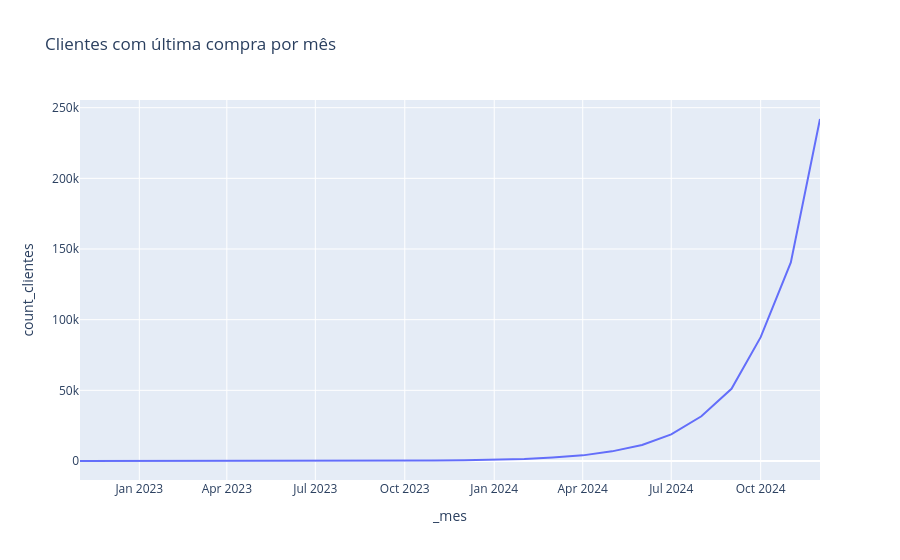

The notebook cell this image was saved under:
### Markdown cell above
### Análise da Matriz de Correlação

- **Frequência de compras x Probabilidade de churn:** Forte correlação negativa (-0.89).  
  → Quanto mais o cliente compra, **menor a chance de churn**.

- **Score de fidelidade x Probabilidade de churn:** Correlação negativa significativa (-0.72).  
  → Clientes mais fiéis têm **risco muito menor de abandono**.

- **Valor de compra x Gasto mensal estimado:** Correlação alta (0.76).  
  → Clientes que realizam compras de maior valor tendem a ter um gasto mensal mais elevado.

- **Tempo de cliente x Score de fidelidade:** Correlação moderada (0.46).  
  → Clientes antigos tendem a apresentar maior fidelidade.

- **Satisfação do cliente:** Correlações baixas com outras variáveis.  
  → Indica que a satisfação depende de fatores não diretamente representados no dataset.

- **Idade, renda e número de itens por compra:** Baixa correlação com as demais variáveis.  
  → Não se mostram determinantes para o comportamento analisado.

---

#### **Insight**
Os principais direcionadores de churn são **frequência de compras** e **fidelidade**.  
Iniciativas de retenção devem priorizar o aumento de engajamento e fortalecimento da relação com o cliente, mais do que características demográficas ou valor isolado de compra.

### Code cell
# 7) Análise temporal — Recência e Sazonalidade
# Converter data_ultima_compra e calcular recência em dias até a última data do dataset
df['data_ultima_compra'] = pd.to_datetime(
    df['data_ultima_compra'],
    errors='coerce'  # valores inválidos viram NaT
)

if 'data_ultima_compra' in df.columns:
    
    df['_mes'] = df['data_ultima_compra'].dt.to_period('M')
    vendas_mes = df.groupby('_mes').size().reset_index(name='count_clientes')
    vendas_mes['_mes'] = vendas_mes['_mes'].dt.to_timestamp()
    fig = px.line(vendas_mes, x='_mes', y='count_clientes', title='Clientes com última compra por mês')
    fig.show()

### Figure 1 — Plotly figure (JSON) as saved in the notebook; plotly's stock layout.template omitted (floating-point values rounded to 4 significant figures)
{"data": [{"hovertemplate": "_mes=%{x}<br>count_clientes=%{y}<extra></extra>", "legendgroup": "", "line": {"color": "#636efa", "dash": "solid"}, "marker": {"symbol": "circle"}, "mode": "lines", "name": "", "orientation": "v", "showlegend": false, "type": "scatter", "x": ["2022-11-01T00:00:00.000000000", "2022-12-01T00:00:00.000000000", "2023-01-01T00:00:00.000000000", "2023-02-01T00:00:00.000000000", "2023-03-01T00:00:00.000000000", "2023-04-01T00:00:00.000000000", "2023-05-01T00:00:00.000000000", "2023-06-01T00:00:00.000000000", "2023-07-01T00:00:00.000000000", "2023-08-01T00:00:00.000000000", "2023-09-01T00:00:00.000000000", "2023-10-01T00:00:00.000000000", "2023-11-01T00:00:00.000000000", "2023-12-01T00:00:00.000000000", "2024-01-01T00:00:00.000000000", "2024-02-01T00:00:00.000000000", "2024-03-01T00:00:00.000000000", "2024-04-01T00:00:00.000000000", "2024-05-01T00:00:00.000000000", "2024-06-01T00:00:00.000000000", "2024-07-01T00:00:00.000000000", "2024-08-01T00:00:00.000000000", "2024-09-01T00:00:00.000000000", "2024-10-01T00:00:00.000000000", "2024-11-01T00:00:00.000000000", "2024-12-01T00:00:00.000000000"], "xaxis": "x", "y": [1, 1, 2, 2, 8, 4, 9, 21, 38, 56, 119, 190, 311, 574, 907, 1403, 2562, 3988, 6819, 11287, 18846, 31622, 51084, 87618, 140537, 241991], "yaxis": "y"}], "layout": {"legend": {"tracegroupgap": 0}, "title": {"text": "Clientes com última compra por mês"}, "xaxis": {"anchor": "y", "domain": [0, 1], "title": {"text": "_mes"}}, "yaxis": {"anchor": "x", "domain": [0, 1], "title": {"text": "count_clientes"}}}}
